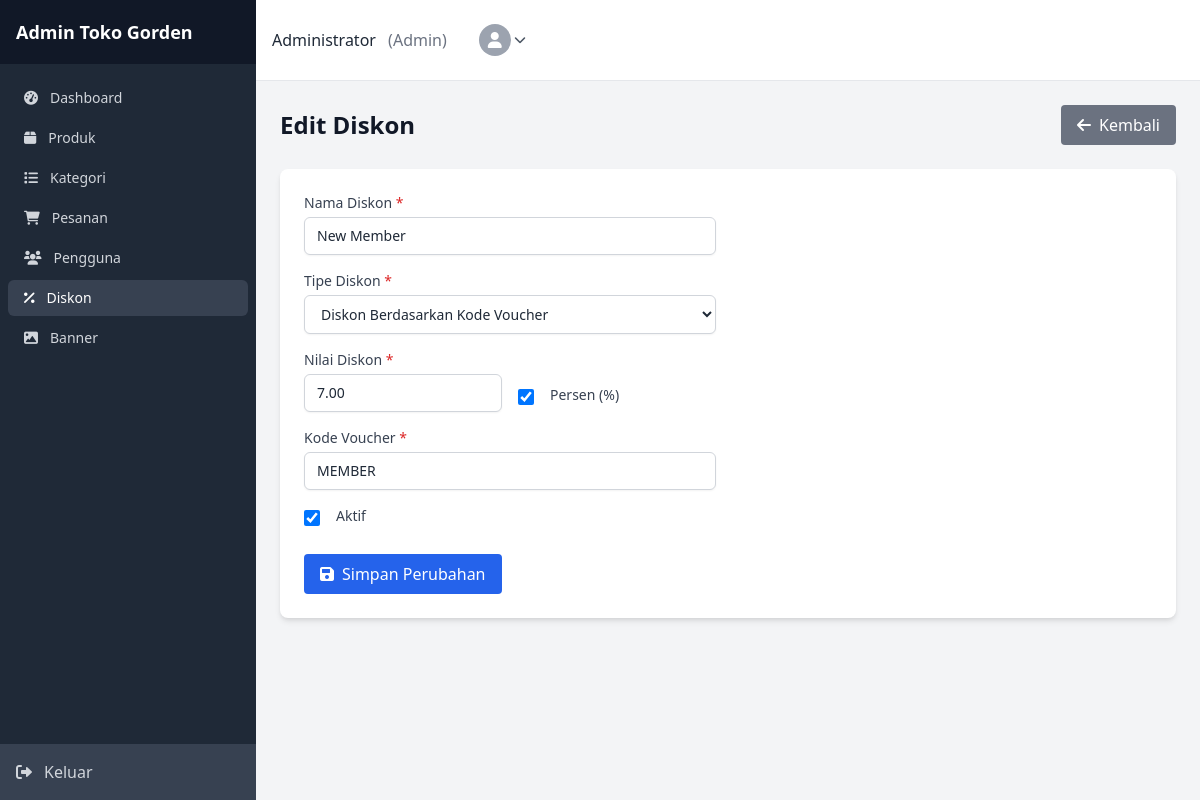
/admin/discounts/edit.php?id=8 (signed in), run on the app's committed database.
### tables this page shows
CREATE TABLE `discounts` (
  `id` int NOT NULL,
  `name` varchar(100) NOT NULL,
  `type` enum('bundle','product','voucher','time') NOT NULL,
  `value` decimal(5,2) NOT NULL,
  `is_percentage` tinyint(1) DEFAULT '1',
  `min_qty` int DEFAULT NULL,
  `code` varchar(20) DEFAULT NULL,
  `start_date` datetime DEFAULT NULL,
  `end_date` datetime DEFAULT NULL,
  `active` tinyint(1) DEFAULT '1',
  `created_at` timestamp NULL DEFAULT CURRENT_TIMESTAMP
);

### lib/models/Discount.php (called while the page is built, shortened)
<?php
class Discount
{
    private $db;
    public function __construct($db)
    {
        $this->db = $db;
    }
    public function getById($id)
    {
        $stmt = $this->db->prepare("SELECT * FROM discounts WHERE id = ?");
        $stmt->bind_param("i", $id);
        $stmt->execute();
        $result = $stmt->get_result();
        if ($result->num_rows > 0) {
            return $result->fetch_assoc();
        }
        return null;
    }
}

### admin/discounts/edit.php (the view, shortened to what this page needs)
<?php
require_once '../../lib/models/Discount.php';
require_once '../../lib/models/Product.php';
$discountModel = new Discount($conn);
$id = intval($_GET['id']);
$discount = $discountModel->getById($id);
include '../inc/header.php';
?>
<div class="flex justify-between items-center mb-6">
    <h1 class="text-2xl font-semibold text-gray-900">Edit Diskon</h1>
    <a href="index.php" class="bg-gray-500 hover:bg-gray-600 text-white font-medium py-2 px-4 rounded inline-flex items-center">
        <i class="fas fa-arrow-left mr-2"></i> Kembali
    </a>
</div>
<div class="bg-white shadow-md rounded-lg overflow-hidden p-6">
    <form method="POST" action="">
        <div class="grid grid-cols-1 md:grid-cols-2 gap-6">
            <div class="space-y-4">
                <div>
                    <label for="name" class="block text-sm font-medium text-gray-700 mb-1">Nama Diskon <span class="text-red-600">*</span></label>
                    <input type="text" id="name" name="name" value="<?php echo htmlspecialchars($discount['name']); ?>" class="w-full px-3 py-2 border border-gray-300 rounded-md focus:outline-none focus:ring-2 focus:ring-blue-500" required>
                </div>
                <div>
                    <label for="type" class="block text-sm font-medium text-gray-700 mb-1">Tipe Diskon <span class="text-red-600">*</span></label>
                    <select id="type" name="type" class="w-full px-3 py-2 border border-gray-300 rounded-md focus:outline-none focus:ring-2 focus:ring-blue-500" required>
                        <option value="voucher" <?php echo $discount['type'] === 'voucher' ? 'selected' : ''; ?>>Diskon Berdasarkan Kode Voucher</option>
                    </select>
                </div>
                <div class="grid grid-cols-2 gap-4">
                    <div>
                        <label for="value" class="block text-sm font-medium text-gray-700 mb-1">Nilai Diskon <span class="text-red-600">*</span></label>
                        <input type="number" id="value" name="value" min="0" step="0.01" value="<?php echo $discount['value']; ?>" class="w-full px-3 py-2 border border-gray-300 rounded-md focus:outline-none focus:ring-2 focus:ring-blue-500" required>
                    </div>
                    <div class="flex items-center mt-8">
                        <input type="checkbox" id="is_percentage" name="is_percentage" value="1" class="h-4 w-4 text-blue-600 focus:ring-blue-500 border-gray-300 rounded" <?php echo $discount['is_percentage'] ? 'checked' : ''; ?>>
                        <label for="is_percentage" class="ml-2 text-sm text-gray-700">Persen (%)</label>
                    </div>
                </div>
                <div id="voucherFields" class="<?php echo $discount['type'] !== 'voucher' ? 'hidden' : ''; ?>">
                    <label for="code" class="block text-sm font-medium text-gray-700 mb-1">Kode Voucher <span class="text-red-600">*</span></label>
                    <input type="text" id="code" name="code" value="<?php echo htmlspecialchars($discount['code']); ?>" class="w-full px-3 py-2 border border-gray-300 rounded-md focus:outline-none focus:ring-2 focus:ring-blue-500">
                </div>
                <div class="flex items-center">
                    <input type="checkbox" id="active" name="active" value="1" class="h-4 w-4 text-blue-600 focus:ring-blue-500 border-gray-300 rounded" <?php echo $discount['active'] ? 'checked' : ''; ?>>
                    <label for="active" class="ml-2 text-sm text-gray-700">Aktif</label>
                </div>
            </div>
        </div>
        <div class="mt-6">
            <button type="submit" class="bg-blue-600 hover:bg-blue-700 text-white font-medium py-2 px-4 rounded">
                <i class="fas fa-save mr-2"></i> Simpan Perubahan
            </button>
        </div>
    </form>
</div>
<?php include '../inc/footer.php'; ?>

### admin/inc/header.php (style rules this page uses)
input[type="text"], input[type="number"], input[type="email"], input[type="password"], input[type="date"], input[type="datetime-local"], select, textarea { background-color: #fff; border: 1px solid #d1d5db; border-radius: 0.375rem; padding: 0.5rem 0.75rem; width: 100%; font-size: 0.875rem; line-height: 1.25rem; color: #1f2937; box-shadow: 0 1px 2px 0 rgba(0, 0, 0, 0.05); transition: border-color 0.15s ease-in-out, box-shadow 0.15s ease-in-out; }
input[type="checkbox"], input[type="radio"] { width: 1rem; height: 1rem; color: #3b82f6; background-color: #fff; border: 1px solid #d1d5db; border-radius: 0.25rem; margin-right: 0.5rem; cursor: pointer; }
input[type="checkbox"]:checked, input[type="radio"]:checked { background-color: #3b82f6; border-color: #3b82f6; }
label { font-weight: 500; color: #374151; margin-bottom: 0.25rem; display: block; }
.text-red-600 { color: #dc2626; font-size: 0.875rem; margin-top: 0.25rem; }
button, .btn { padding: 0.5rem 1rem; font-weight: 500; border-radius: 0.375rem; transition: background-color 0.15s ease-in-out; display: inline-flex; align-items: center; justify-content: center; }

### data on the page
discounts: name "New Member", type "Diskon Berdasarkan Kode Voucher", value "7.00", is_percentage "☑", code "MEMBER", active "☑"

### other printed values
$_SESSION['user_name'] "Administrator"
